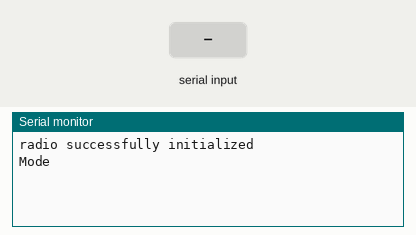
This sketch was run on a simulated Arduino Uno, built with avr-gcc and run on an emulated ATmega328P. Parts: the last lines printed to the serial monitor. Inputs (shaded band) come from the test bench. No radio packets arrive unless stated.

Above: at 1.5 s.
1.6 s: byte 30 received over Serial
At 2.3 s:
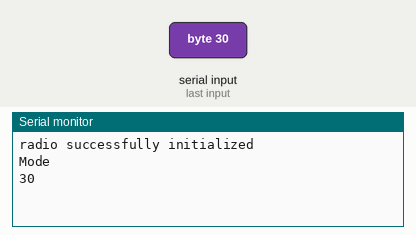
3.3 s: byte 90 received over Serial
At 4.5 s:
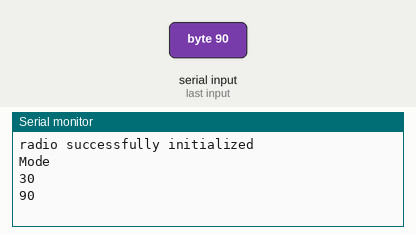
4.8 s: byte 120 received over Serial
At 5.9 s:
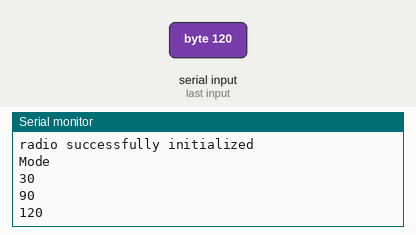

Measured:
- after the input at 1.6 s, the serial monitor: prints a new line after 0.21 s (image 1)
- after the input at 3.3 s, the serial monitor: prints a new line at once (image 2)
- after the input at 4.8 s, the serial monitor: prints a new line at once (image 3)

The sketch:

Arduino-2_Transmitter_.ino
```cpp
#include <SPI.h>
#include <nRF24L01.h>
#include <RF24.h>

RF24 radio(9, 10); // CE, CSN

const byte address[6] = "00030";
int anotherByte = 0;

void setup() {

  Serial.begin(9600);

   // RF24 setup
  if (!radio.begin()) {
    Serial.println("radio initialization failed");
    while (1)
      ;
  } else {
    Serial.println("radio successfully initialized");
  }

    //test the serial
   if (Serial.available() <= 0) {
    Serial.println("Mode"); // send a starting message
    delay(300);              // wait 1/3 second
  }

  radio.openWritingPipe(address);
  radio.setPALevel(RF24_PA_MIN);
  radio.stopListening();  //this sets the module as transmitter
}

void loop() {

  while (Serial.available() > 0) {
    // read the incoming byte:
    int inByte = Serial.read();
    anotherByte = inByte;
    radio.write(&anotherByte, sizeof(anotherByte));
    Serial.println(anotherByte);
  }

  delay(500);
}
```
